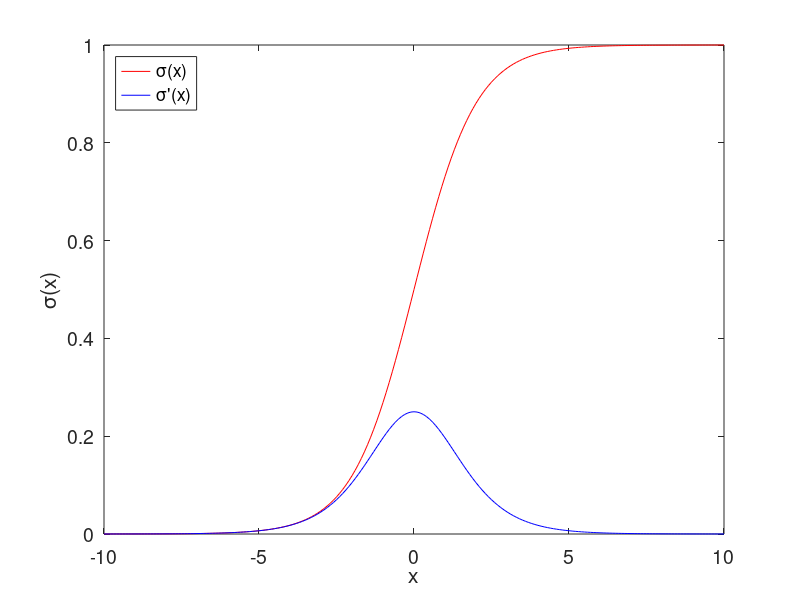

The MATLAB source for this figure: (Note: this script raises an error after producing the figure.)
close all
x = -10:0.1:10;
sigma = 1./(1+exp(-x));
sigma_dot = sigma .* (1-sigma);
plot(x, sigma, 'r-','MarkerSize',12);
hold on;
plot(x, sigma_dot, 'b-','MarkerSize',12);

legend('\sigma(x)','\sigma''(x)', 'Location', 'NorthWest');
xlabel('x');
ylabel('\sigma(x)');

set(gca, 'FontSize', 14);
set(gcf, 'Color', 'none');
saveas(gcf, 'C:\Users\Administrator\Desktop\thesisfigures\networks\sigmoid.fig');
export_fig C:\Users\Administrator\Desktop\thesisfigures\networks\sigmoid.pdf -q101